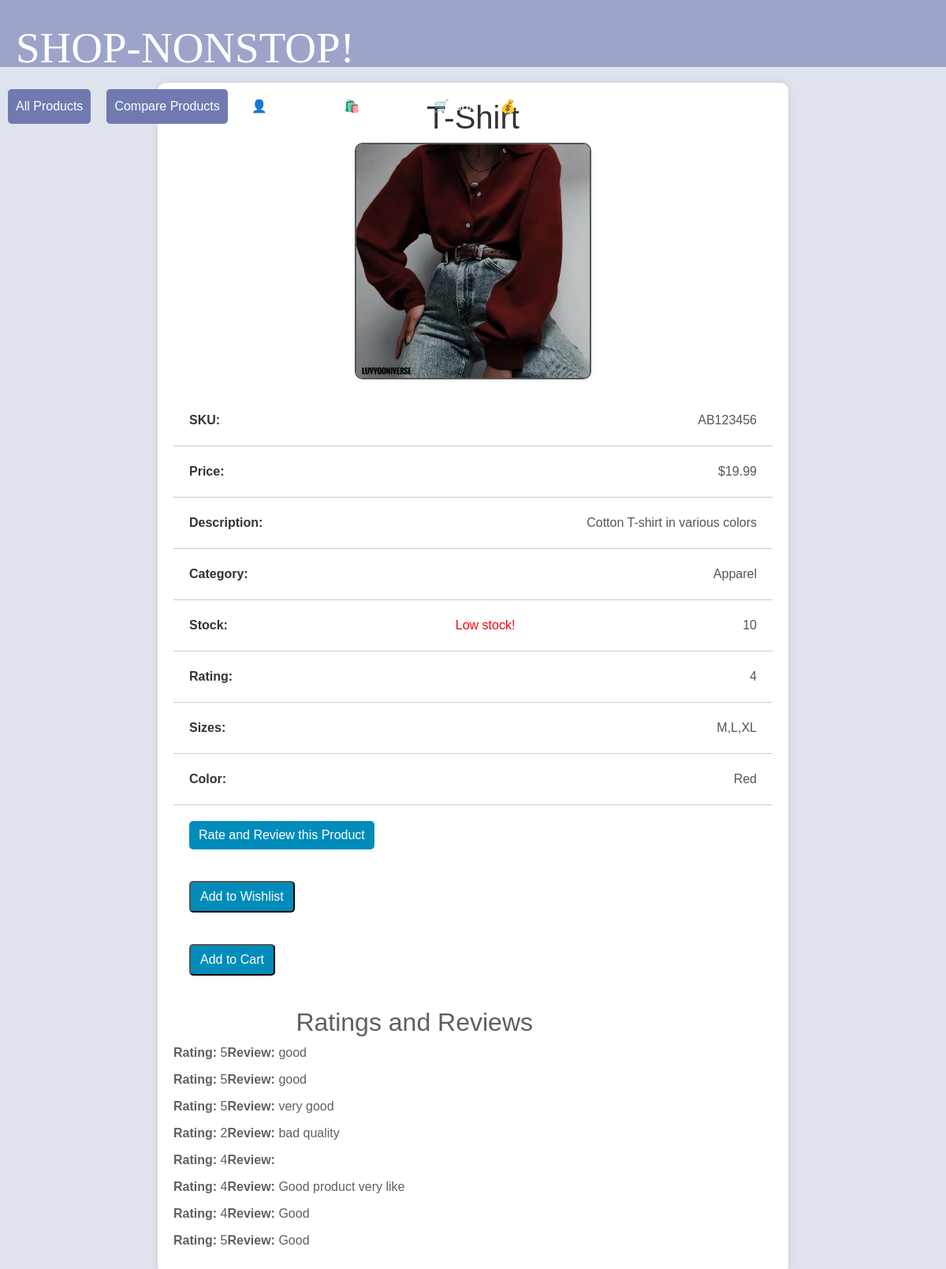
Before: /product/P10001 with the older database file.
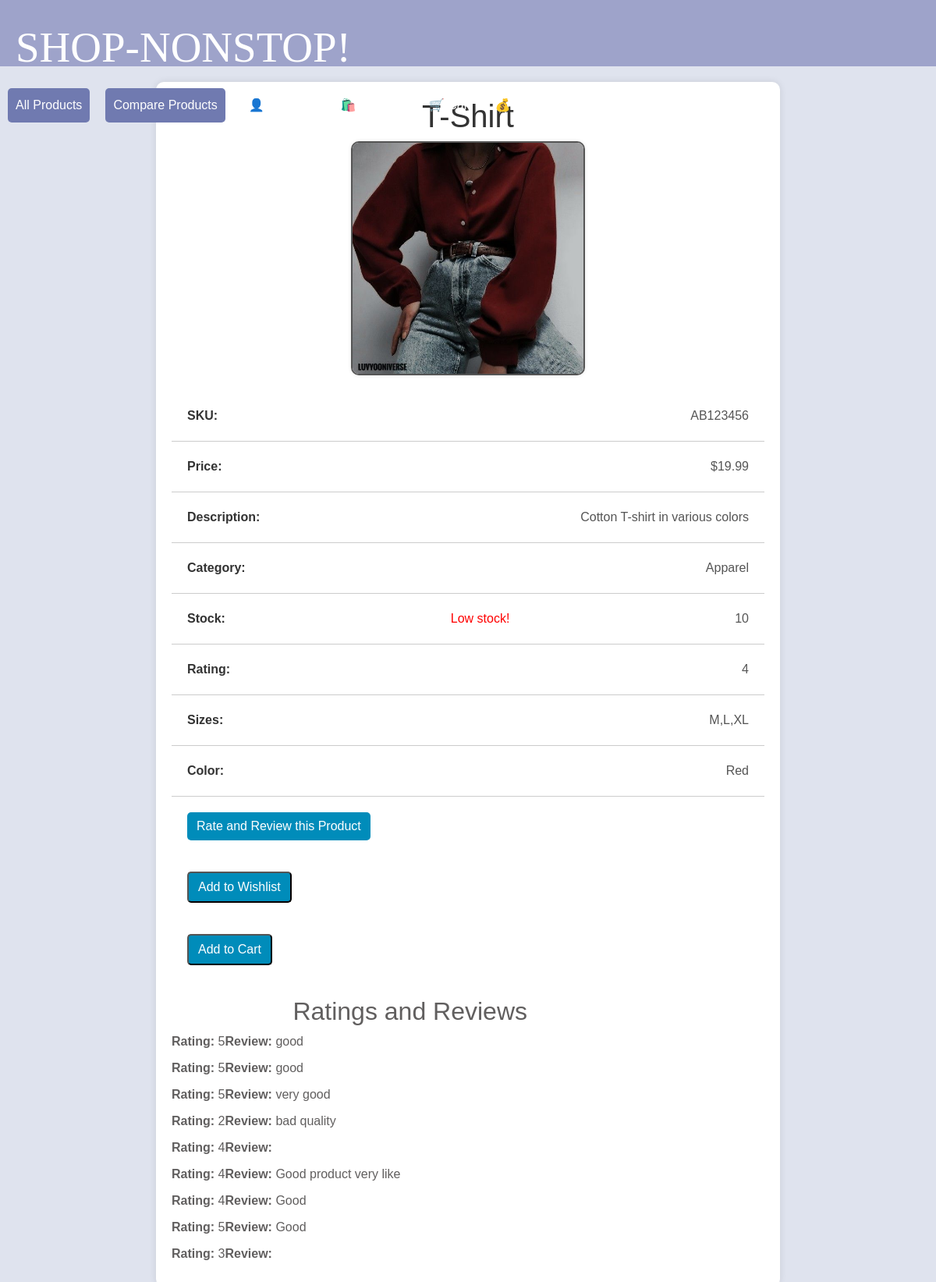
After: the same page with the newer database file.
### app/models.py (models this page shows, shortened)
class RatingReview(db.Model):
    __tablename__ = 'rating_review'
    id = db.Column(db.Integer, primary_key=True)
    item_id = db.Column(db.String(80), db.ForeignKey('item.Item_ID'), nullable=False)
    rating = db.Column(db.Integer, nullable=False)
    review = db.Column(db.Text, nullable=True)

### app/routes.py (the view)
@app.route('/product/<string:Item_ID>')
def product_page(Item_ID):
    product = Items.query.filter_by(Item_ID=Item_ID).first()
    if product is None:
        abort(404)
    product1 = Items.query.filter_by(Item_ID=Item_ID).first()
    ratings_reviews = RatingReview.query.filter_by(item_id=Item_ID).all()
    image_path = product1.pic
    return render_template('product.html', product=product,image_path=image_path,ratings_reviews=ratings_reviews)

### app/templates/product.html (shortened to what this page needs)
{% extends "base.html" %}
{% block content %}
<div class="product-container">
    <h1>{{ product.name }}</h1>
    <img src="{{ image_path }}" alt="Product Image" class="product-image">
    <ul class="product-details">
        <li class="product-item"><strong>SKU:</strong> {{ product.sku }}</li>
        <li class="product-item"><strong>Price:</strong> ${{ product.price }}</li>
        <li class="product-item"><strong>Description:</strong> {{ product.item_desc }}</li>
        <li class="product-item"><strong>Category:</strong> {{ product.category }}</li>
        <li class="product-item"><strong>Stock:</strong>
            {% if product.stock <= 10 %}
                <span style="color: red;">Low stock!</span>
            {% endif %}
            {{ product.stock }}
        </li>
        <li class="product-item"><strong>Rating:</strong> {{ product.item_star }}</li>
        <li class="product-item"><strong>Sizes:</strong> {{ product.itme_sizes }}</li>
        <li class="product-item"><strong>Color:</strong> {{ product.color }}</li>
        <li class="product-item" style="border-bottom: none;"><a href="/product/{{ product.Item_ID }}/rating_review" class="rating-review-btn">Rate and Review this Product</a></li>
        <li class="product-item" style="border-bottom: none;">
            <form action="{{ url_for('add_to_wishlist') }}" method="POST">
                <button type="submit" class="rating-review-btn">Add to Wishlist</button>
            </form>
        </li>
        <li class="product-item" style="border-bottom: none;">
            <form action="{{ url_for('add_to_cart') }}" method="POST">
                <button type="submit" class="rating-review-btn">Add to Cart</button>
            </form>
        </li>
    </ul>
    <div class="ratings-reviews">
        <h2>Ratings and Reviews</h2>
        {% if ratings_reviews %}
            {% for rating_review in ratings_reviews %}
                <div class="rating-review">
                    <p><strong>Rating:</strong> {{ rating_review.rating }}</p>
                    <p><strong>Review:</strong> {{ rating_review.review }}</p>
                </div>
            {% endfor %}
        {% else %}
            <p>No ratings and reviews yet.</p>
        {% endif %}
    </div>
</div>
{% endblock %}

Changed rows visible on the page:
added RatingReview: rating "3"
